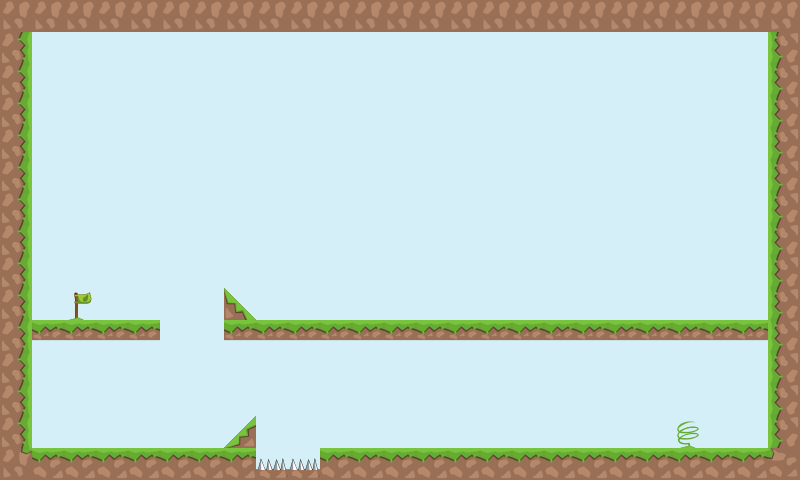

A 2D game scene composited from a Tiled map and its tileset images. What follows is a short description and the map's XML, with each tile layer's data collapsed to a summary:
An orthogonal 25x15 tile map with 32x32 px tiles, 2 tile layers (background, graphics), 2 tilesets and 8 objects.

<map version="1.0" tiledversion="1.0.2" orientation="orthogonal" renderorder="right-down" width="25" height="15" tilewidth="32" tileheight="32" nextobjectid="12">
 <tileset firstgid="1" name="tiles_32x32" tilewidth="32" tileheight="32" tilecount="10" columns="5">
  <image source="tiles_32x32.png" width="161" height="65" />
 </tileset>
 <tileset firstgid="11" source="tiles_32x32_proper.tsx" />
 <layer name="background" width="25" height="15">
  <data>[375 cells, 375 non-empty, 1 distinct tile ids]</data>
 </layer>
 <layer name="graphics" width="25" height="15">
  <data>[375 cells, 101 non-empty, 12 distinct tile ids]</data>
 </layer>
 <objectgroup name="blocks">
  <object id="1" x="320" y="448" width="480" height="31" />
  <object id="2" x="768" y="0" width="32" height="447" />
  <object id="3" x="0" y="-1" width="32" height="449" />
  <object id="7" x="222.182" y="450.909">
   <polygon points="0,0 34.7273,-37.0909 33.8182,0" />
  </object>
  <object id="8" x="0" y="448" width="256" height="31" />
  <object id="9" x="256.667" y="469.333" width="62.3333" height="9.66667" />
  <object id="10" x="224.667" y="320.333" width="542.333" height="20.6667" />
  <object id="11" x="32" y="320" width="127.333" height="20.6667" />
 </objectgroup>
</map>
